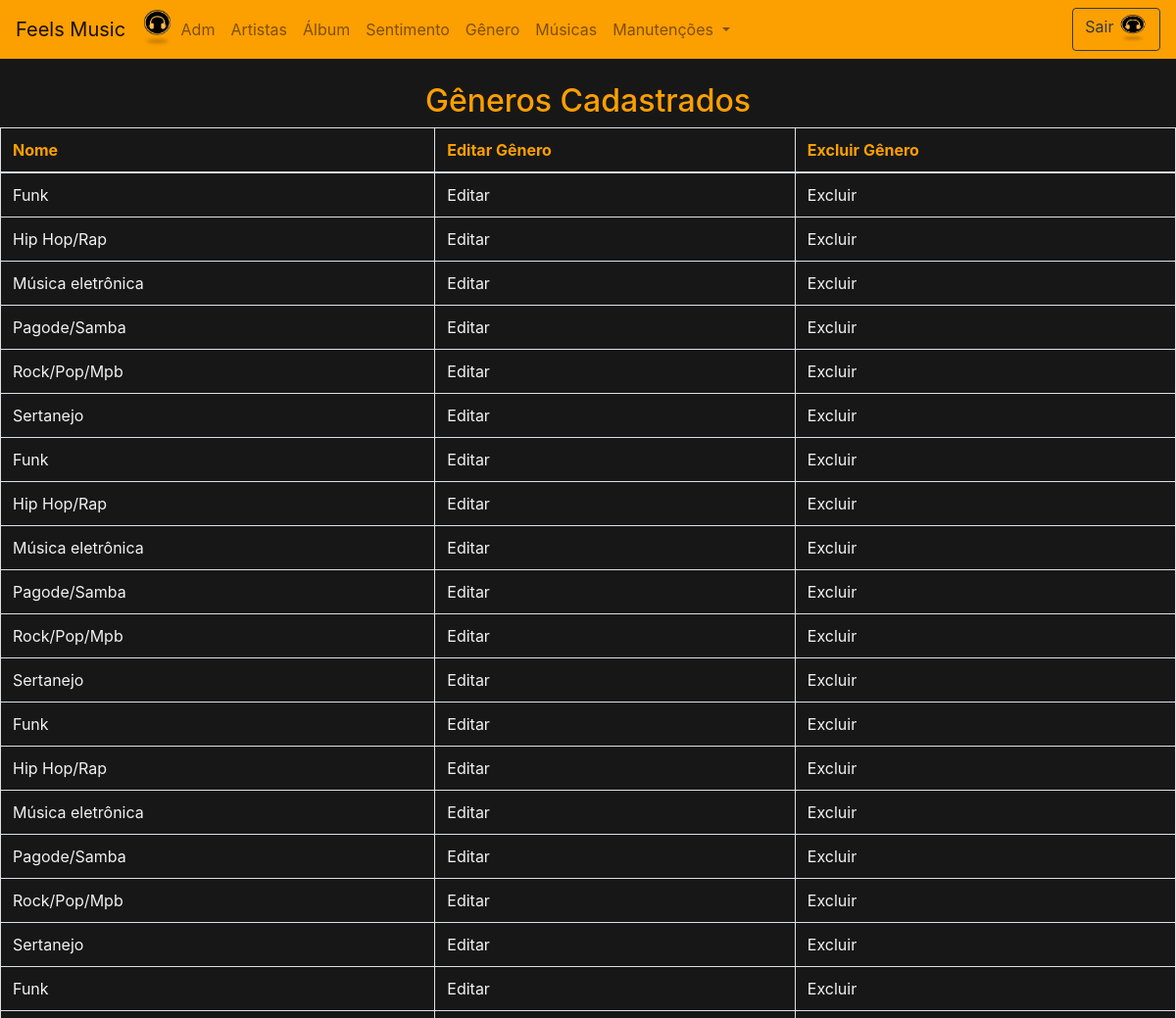
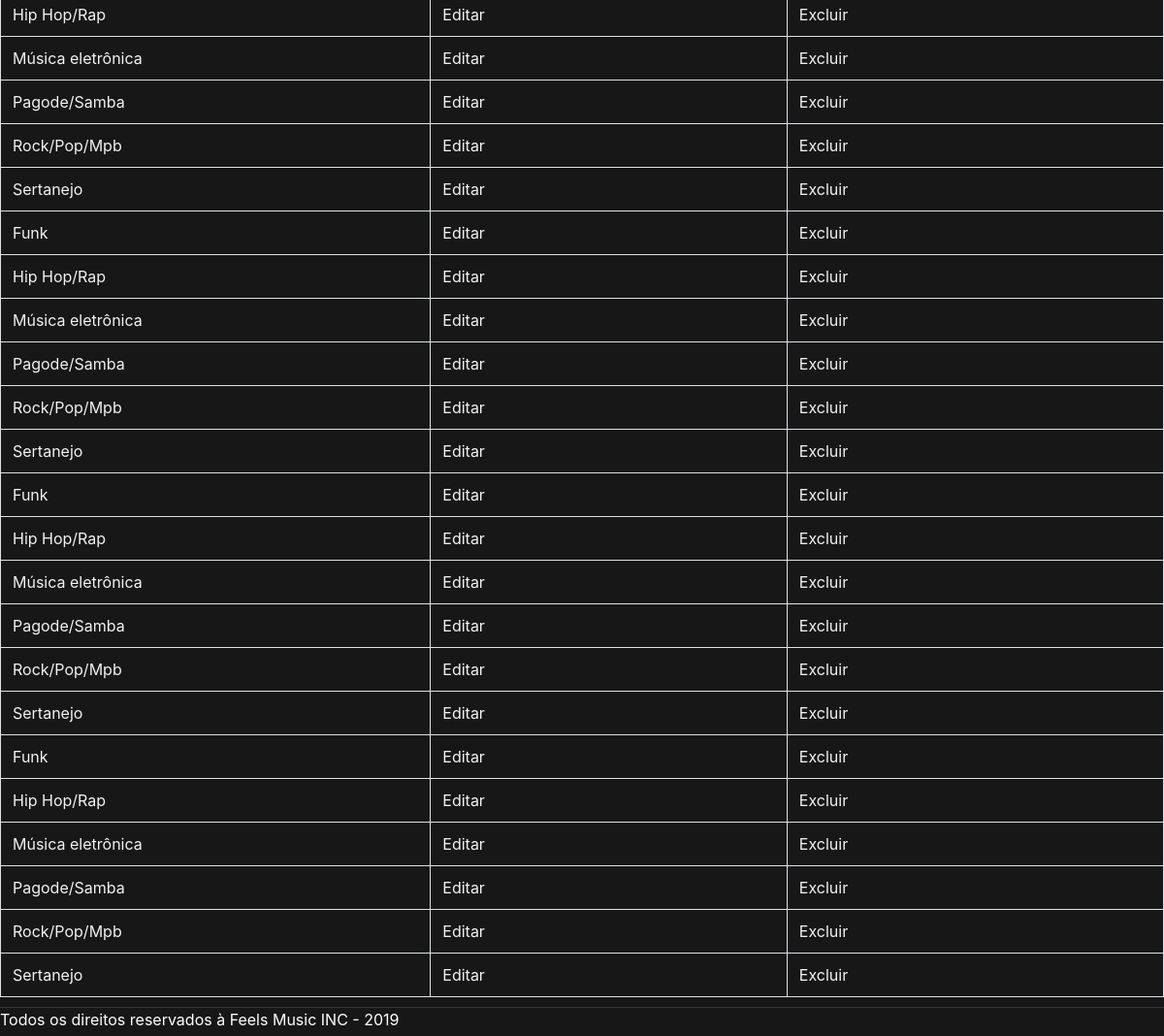
The app's page /pages/pages_adm/visualizarGenero.php (signed in) with its own data (2 pictures, top to bottom).
### tables this page shows
CREATE TABLE IF NOT EXISTS `genero` (
  `idgenero` INT AUTO_INCREMENT NOT NULL,
  `nome` VARCHAR(45) NOT NULL,
  `sentimento_idsentimento` INT NOT NULL,
  PRIMARY KEY (`idgenero`),
  INDEX `fk_genero_sentimento1_idx` (`sentimento_idsentimento` ASC),
  CONSTRAINT `fk_genero_sentimento1`
    FOREIGN KEY (`sentimento_idsentimento`)
    REFERENCES `sentimento` (`idsentimento`)
    ON DELETE NO ACTION
    ON UPDATE NO ACTION);

### pages/pages_adm/visualizarGenero.php (the view, shortened to what this page needs)
<?php
	include("../../includes/nav.php");
$conexao = mysqli_connect("localhost", "root", "", "bancofeelsmusic");
$busca = mysqli_query($conexao, "SELECT * FROM genero");
$arrGenero = mysqli_fetch_all($busca, MYSQLI_ASSOC);
 ?>
<!DOCTYPE html>
<html lang="en" dir="ltr">
  <head>
  </head>
  <body>
    <br>
    <center>
      <h2>Gêneros Cadastrados</h2>
      <table class="table table-bordered">
        <thead>
          <tr>
            <th scope="col">Nome</th>
            <th scope="col">Editar Gênero</th>
            <th scope="col">Excluir Gênero</th>
          </tr>
        </thead>
        <?php
          foreach ($arrGenero as $chave => $valor) {
            echo "<tr>";
            echo "<td>".$valor["nome"]."</td>";
            echo "<td>";
              echo "<a href='../../actions/alterarGenero.php?codigo=".$valor["idgenero"]."'>Editar</a>";
            echo "</td>";
            echo "<td>";
              echo "<a href='../../actions/excluirGenero.php?codigo=".$valor["idgenero"]."'>Excluir</a>";
            echo "</td>";
            echo "</tr>";
          }
         ?>
      </table>
    </center>
  </body>
  <br>
  <footer class="fixar-rodape">
    Todos os direitos reservados à Feels Music INC - 2019
  </footer>
</html>

### includes/nav.php (style rules this page uses)
body { background-color: #171717; }
footer.fixar-rodape { border-top: 1px solid #333; bottom: 0; left: 0; height: 30px; position: fixed; width: 100%; background: #171717; color: #ffffff; }

### pages/pages_adm/visualizarGenero.php (style rules this page uses)
body { background-color: #171717; }
h2,th { color: #FC9F01 }
td,a { color:#F2F2F2 }
footer.fixar-rodape { border-top: 1px solid #333; bottom: 0; left: 0; height: 30px; position: fixed; width: 100%; background: #171717; color: #ffffff; }

### records on screen
genero: nome "Funk"
genero: nome "Hip Hop/Rap"
genero: nome "Música eletrônica"
genero: nome "Pagode/Samba"
genero: nome "Rock/Pop/Mpb"
genero: nome "Sertanejo"
genero: nome "Funk"
genero: nome "Hip Hop/Rap"
genero: nome "Música eletrônica"
genero: nome "Pagode/Samba"
genero: nome "Rock/Pop/Mpb"
genero: nome "Sertanejo"
genero: nome "Funk"
genero: nome "Hip Hop/Rap"
genero: nome "Música eletrônica"
genero: nome "Pagode/Samba"
genero: nome "Rock/Pop/Mpb"
genero: nome "Sertanejo"
genero: nome "Funk"
genero: nome "Hip Hop/Rap"
genero: nome "Música eletrônica"
genero: nome "Pagode/Samba"
genero: nome "Rock/Pop/Mpb"
genero: nome "Sertanejo"
genero: nome "Funk"
genero: nome "Hip Hop/Rap"
genero: nome "Música eletrônica"
genero: nome "Pagode/Samba"
genero: nome "Rock/Pop/Mpb"
genero: nome "Sertanejo"
genero: nome "Funk"
genero: nome "Hip Hop/Rap"
genero: nome "Música eletrônica"
genero: nome "Pagode/Samba"
genero: nome "Rock/Pop/Mpb"
genero: nome "Sertanejo"
genero: nome "Funk"
genero: nome "Hip Hop/Rap"
genero: nome "Música eletrônica"
genero: nome "Pagode/Samba"
genero: nome "Rock/Pop/Mpb"
genero: nome "Sertanejo"
